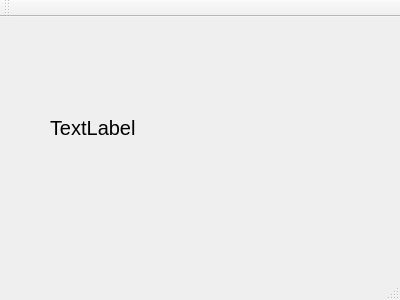
<?xml version="1.0" encoding="UTF-8"?>
<ui version="4.0">
 <class>MainWindow</class>
 <widget class="QMainWindow" name="MainWindow">
  <property name="geometry">
   <rect>
    <x>0</x>
    <y>0</y>
    <width>400</width>
    <height>300</height>
   </rect>
  </property>
  <property name="windowTitle">
   <string>MainWindow</string>
  </property>
  <widget class="QWidget" name="centralWidget">
   <widget class="QLabel" name="lblDogName">
    <property name="geometry">
     <rect>
      <x>50</x>
      <y>80</y>
      <width>261</width>
      <height>61</height>
     </rect>
    </property>
    <property name="font">
     <font>
      <pointsize>15</pointsize>
     </font>
    </property>
    <property name="text">
     <string>TextLabel</string>
    </property>
   </widget>
  </widget>
  <widget class="QMenuBar" name="menuBar">
   <property name="geometry">
    <rect>
     <x>0</x>
     <y>0</y>
     <width>400</width>
     <height>26</height>
    </rect>
   </property>
  </widget>
  <widget class="QToolBar" name="mainToolBar">
   <attribute name="toolBarArea">
    <enum>TopToolBarArea</enum>
   </attribute>
   <attribute name="toolBarBreak">
    <bool>false</bool>
   </attribute>
  </widget>
  <widget class="QStatusBar" name="statusBar"/>
 </widget>
 <layoutdefault spacing="6" margin="11"/>
 <resources/>
 <connections/>
</ui>
